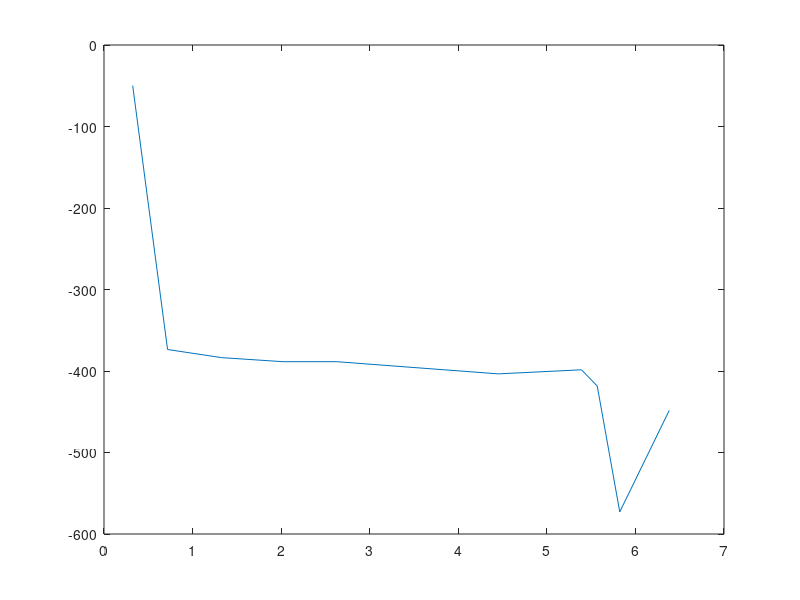

Source code (MATLAB): (Note: this script raises an error after producing the figure.)
clc
clear
close all

set(0,'DefaultFigureWindowStyle','docked')

%% 0 | Data

set(1).freq = 45;                                                                                       % Hz
set(1).x = [12.75, 28.25, 52.25, 79.5, 103.5, 127.25, 151.25, 175.25, 212.25, 219.25, 229.25, 251.25];  % in.
set(1).p = [0.2, 1.5, 1.54, 1.56, 1.56, 1.58, 1.6, 1.62, 1.6, 1.68, 2.3, 1.8];                          % in.H20
set(1).r = [1, 1.5, 2, 2.5, 3, 3.5, 4, 4.5, 5, 5.5, 6]; 
set(1).delp = [0, 0.1, 0.1, 0.14, 0.16, 0.18, 0.2, 0.18, 0.16, 0.14, 0.1];

set(2).freq = 47;                                                                                       % Hz
set(2).x = [12.75, 28.25, 52.25, 79.5, 103.5, 127.25, 151.25, 175.25, 212.25, 219.25, 229.25, 251.25];  % in.
set(2).p = [0.22, 1.7, 1.7, 1.72, 1.72, 1.76, 1.78, 1.78, 1.82, 1.82, 2.54, 2];                         % in.H20
set(2).r = [1, 1.5, 2, 2.5, 3, 3.5, 4, 4.5, 5, 5.5, 6]; 
set(2).delp = [0, 0.1, 0.14, 0.16, 0.18, 0.2, 0.18, 0.2, 0.18, 0.14, 0.1];

u_mano = 0.01;  % in.H2O
rho = 1.204;    % kg/m^3
da = 138/1000;  % m
db = 90/1000;   % m

%% 1 | Conversions and Pressure along Pipe

convx = 1/39.37;    % m
convp = 249.08;     % Pa

for i = 1 : length(set)
    set(i).x = set(i).x .* convx;
    set(i).p = set(i).p .* convp;

    p(i).p = plot(set(i).x, -set(i).p);
    p(i).p.Marker = 'o';
    p(i).p.MarkerSize = 5;
    hold on 
end

p(1).p.LineWidth = 1.5;
p(1).p.Color = 'b';
p(2).p.LineWidth = 1.5;
p(2).p.Color = 'r';

title('Pressure drop along pipe')
xlabel('Distance (m)')
ylabel('Pressure (Pa)')
legend('Set 1 (45Hz)', 'Set 2 (47Hz)')
grid on
hold off

%% 2 | Flow Rate using Venturi vs. Flow Rate using Pitot

syms r

for i = 1: length(set)
    % Venturi flow rate
    set(i).ventdelp = set(i).p(11) - set(i).p(10);
    set(i).Umean = sqrt( (2/(((da/db)^4) - 1)).*(set(i).ventdelp/rho) );
    set(i).venturiQ = set(i).Umean .* (pi()*(db/2)^2);
    set(i).venturiQ = double(set(i).venturiQ);

    % Pitot flow rate
    set(i).delp = set(i).delp .* convp;
    set(i).r = (set(i).r - 1) .* convx;
    set(i).vel = sqrt( 2.*(set(i).delp ./ rho) );
    % u_times_r = set(i).vel * r;
    % pitotQ = 2*pi()*( -int(u_times_r, [-da/2 0]) + int(u_times_r, [0 da/2]) );
    % set(i).pitotQ = double(pitotQ);
    set(i).pitotQ = 2*pi()*trapz(da/20, set(i).vel.*set(i).r);
    set(i).pitotQ = double(set(i).pitotQ);
    set(i).r = set(i).r - da/2;
end

%% 3 | Theoretical and experimental velocity profiles in pipe

figure;
for i = 1: length(set)
    p(i).v = plot(set(i).vel, set(i).r);
    p(i).v.Marker = 'o';
    p(i).v.MarkerSize = 5;
    hold on

    set(i).velmax = max(set(i).vel);
    n = 7;
    r = linspace(-da/2, da/2, 100);
    set(i).veltheor = set(i).velmax * ( 1 - ((r).^2)/((da/2)^2) ).^(1/n);
    plot(set(i).veltheor, r, 'g', LineWidth = 1.5)
end

p(1).v.LineWidth = 1.5;
p(1).v.Color = 'b';
p(2).v.LineWidth = 1.5;
p(2).v.Color = 'r';

title('Velocity vs radius of pipe')
xlabel('Velocity (m/s)')
ylabel('Radius (m)')
legend('Set 1 (45 Hz)', '', 'Set 2 (47Hz)', 'Theoretical')
grid on
hold off

%% 4 | Error in Venturi flow rate, Pitot velocity profile

u_mano = u_mano * convp;

figure;
syms ventdelp delp
for i = 1: length(set)
    % Venturi flow rate error
    venturiQ = sqrt( (2/(((da/db)^4) - 1)).*(ventdelp/rho) ) * (pi()*(db/2)^2);
    pventdelp = subs(diff(venturiQ, ventdelp), ventdelp, set(i).ventdelp);

    venturiQ_err = sqrt( (pventdelp .* u_mano).^2 );
    venturiQ_err = double(venturiQ_err);

    % Pitot velocity profile error
    vel = sqrt( 2*(delp/rho) );
    pdelp = subs(diff(vel, delp), delp, set(i).delp(2:11));

    pdelp_err = sqrt( (pdelp*u_mano).^2 );
    pdelp_err = double(pdelp_err);
end

e1 = errorbar(set(1).vel(2:11), set(1).r(2:11), pdelp_err, 'horizontal');
e1.Color = 'b';
e1.LineWidth = 1.5;
hold on
plot(set(1).veltheor, r, 'g', LineWidth = 1.5)
title('Velocity vs radius of pipe errorbars')
xlabel('Velocity (m/s)')
ylabel('Radius (m)')
legend('Set 1 (45 Hz)', 'Theoretical')
grid on
hold off
figure;

e2 = errorbar(set(2).vel(2:11), set(2).r(2:11), pdelp_err, 'horizontal');
e2.Color = 'r';
e2.LineWidth = 1.5;
hold on
plot(set(2).veltheor, r, 'g', LineWidth = 1.5)
title('Velocity vs radius of pipe errorbars')
xlabel('Velocity (m/s)')
ylabel('Radius (m)')
legend('Set 2 (47 Hz)', 'Theoretical')
grid on
hold off